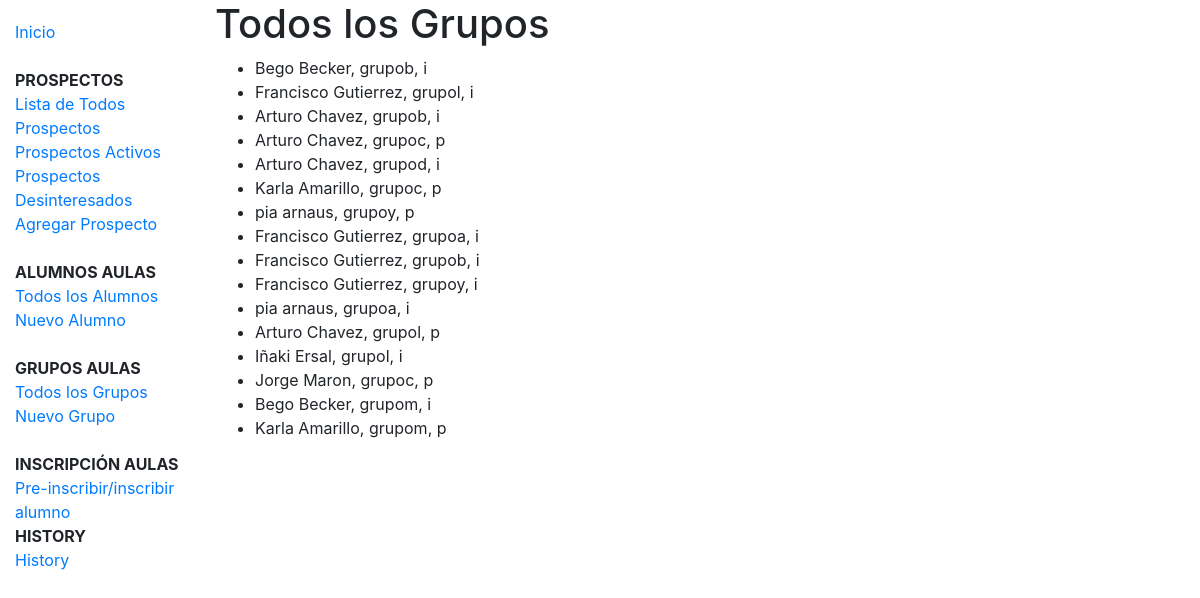
The page /grupos/members on the database as committed earlier.
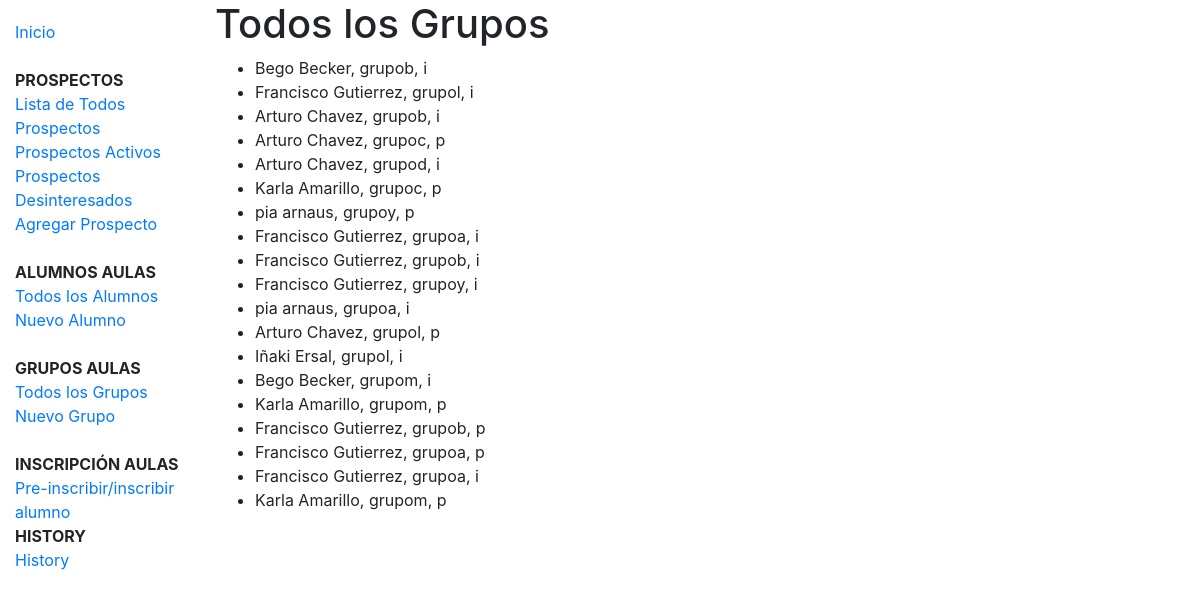
The same page on the database as committed later.
### grupos/models.py (models this page shows, shortened)
class Membership(models.Model):
    STATUS = (
        ('i', 'Inscrito'),
        ('p', 'Pre-inscrito'),
    )
    alumno = models.ForeignKey(Alumno, on_delete=models.CASCADE)
    grupo = models.ForeignKey(Grupo, on_delete=models.CASCADE, null=True)
    status = models.CharField(max_length=1, choices=STATUS, blank=True, default='p')

class Alumno(models.Model):
    nombre = models.CharField(max_length=100)
    apaterno = models.CharField(max_length=100)
    amaterno = models.CharField(max_length=100, blank=True, null=True)
    cel = models.IntegerField(blank=True, null=True)
    tel = models.IntegerField(blank=True, null=True)
    email = models.EmailField(blank=True, null=True)
    fecha_nacimiento = models.DateField(null=True, blank=True)
    direccion = models.CharField(max_length=400)
    def __str__(self):
        return self.nombre + ' ' + self.apaterno

class Grupo(models.Model):
    nombre = models.CharField(max_length=100, unique=True)
    fecha_inicio = models.DateField(null=True, blank=True)
    idioma = models.ForeignKey(Idioma, on_delete=models.SET_NULL, null=True)
    nivel = models.ForeignKey(Nivel, on_delete=models.SET_NULL, null=True)
    horario = models.ForeignKey('Horario', on_delete=models.SET_NULL, null=True)
    profesor = models.ForeignKey('Profesor', on_delete=models.SET_NULL, null=True)
    salon = models.ForeignKey('Salon', on_delete=models.SET_NULL, null=True)
    members = models.ManyToManyField('Alumno',related_name='preubanormal', through='Membership')
    def __str__(self):
        return self.nombre

### grupos/views.py (the view)
# urls.py: path('members', views.MemberListView.as_view(), name='members'),
class MemberListView(generic.ListView):
    model = Membership

### grupos/templates/grupos/membership_list.html
{% extends "base_generic.html" %}
{% block content %}
    <h1>Todos los Grupos</h1>
    {% if membership_list %}
    <ul>
      {% for member in membership_list %}
      <li>
        {{ member.alumno }}, {{member.grupo}}, {{member.status}}
      </li>
      {% endfor %}
    </ul>
    {% else %}
      <p>No hay grupos.</p>
    {% endif %}
{% endblock %}

Rows that differ between the two databases and show on the page:
removed Membership: alumno "Jorge Maron", grupo "grupoc", status "p"
added Membership: alumno "Francisco Gutierrez", grupo "grupob", status "p"
added Membership: alumno "Francisco Gutierrez", grupo "grupoa", status "p"
added Membership: alumno "Francisco Gutierrez", grupo "grupoa", status "i"
added Membership: alumno "Karla Amarillo", grupo "grupom", status "p"
